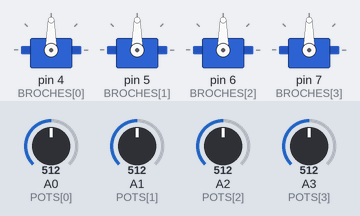
Simulated run of this sketch. Board: Arduino Uno, built with avr-gcc and run on an emulated ATmega328P. Shown: 4 × servo. The inputs (shaded band) are chosen by the test bench; at power-on: A0 (POTS[0]) = 512, A1 (POTS[1]) = 512, A2 (POTS[2]) = 512, A3 (POTS[3]) = 512.

Above: at 1.2 s.
1.3 s: A0 (POTS[0]) set to 716
At 2.8 s:
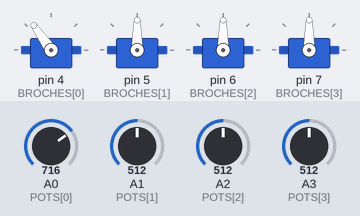
3.3 s: A1 (POTS[1]) set to 992
At 5.1 s:
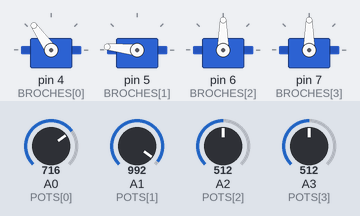
6.3 s: A2 (POTS[2]) set to 716
At 7.7 s:
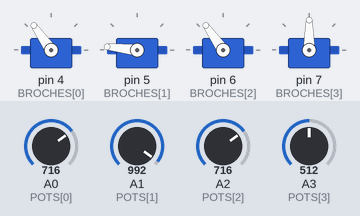
8.3 s: A3 (POTS[3]) set to 716
At 9.4 s:
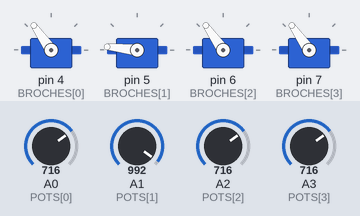
10.3 s: A0 (POTS[0]) set to 992
At 12.2 s:
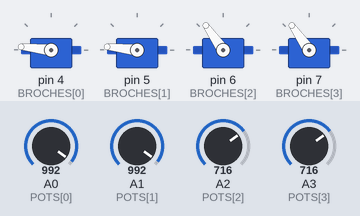
12.5 s: A1 (POTS[1]) set to 306
At 14.6 s:
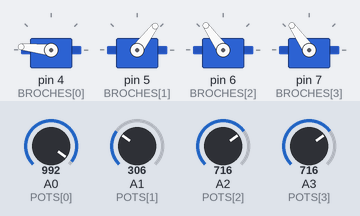
Timing chart, 0 to 16.1 s (numbered marks = the images above; inputs shaded):
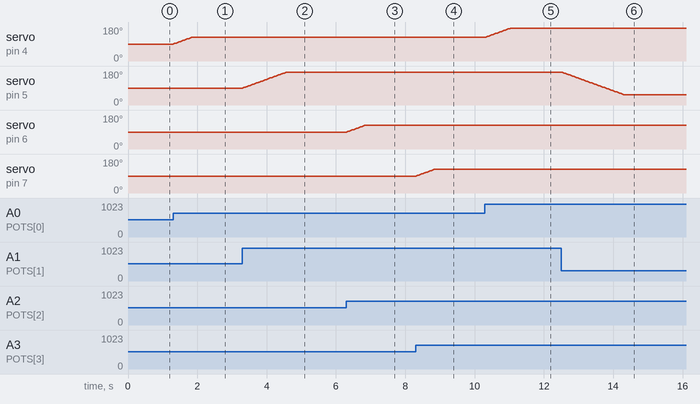

Measured:
- after the input at 1.3 s, servo on pin 4 (BROCHES[0]): moves from 90° to 125° over 0.51 s, starting at once
- after the input at 3.3 s, servo on pin 5 (BROCHES[1]): moves from 90° to 174° over 1.2 s, starting at once
- after the input at 6.3 s, servo on pin 6 (BROCHES[2]): moves from 90° to 125° over 0.51 s, starting at once
- after the input at 8.3 s, servo on pin 7 (BROCHES[3]): moves from 90° to 125° over 0.51 s, starting at once
- after the input at 10.3 s, servo on pin 4 (BROCHES[0]): moves from 125° to 174° over 0.72 s, starting at once
- after the input at 12.5 s, servo on pin 5 (BROCHES[1]): moves from 174° to 53° over 1.8 s, starting at once

The sketch:

bras_mouvement_doux.ino
```cpp
#include <Servo.h>

const byte NB = 4;
const byte BROCHES[NB] = {4, 5, 6, 7};
const byte POTS[NB] = {A0, A1, A2, A3};
Servo servo[NB];
int actuel[NB] = {90, 90, 90, 90};
int cible[NB] = {90, 90, 90, 90};
unsigned long dernierPas = 0;

void setup() {
  for (byte i = 0; i < NB; i++) {
    servo[i].attach(BROCHES[i]);
    servo[i].write(actuel[i]);
  }
}

void loop() {
  for (byte i = 0; i < NB; i++) {
    cible[i] = map(analogRead(POTS[i]), 0, 1023, 0, 180);
  }
  if (millis() - dernierPas >= 15) {
    dernierPas = millis();
    for (byte i = 0; i < NB; i++) {
      if (actuel[i] < cible[i]) actuel[i]++;
      else if (actuel[i] > cible[i]) actuel[i]--;
      servo[i].write(actuel[i]);
    }
  }
}
```
